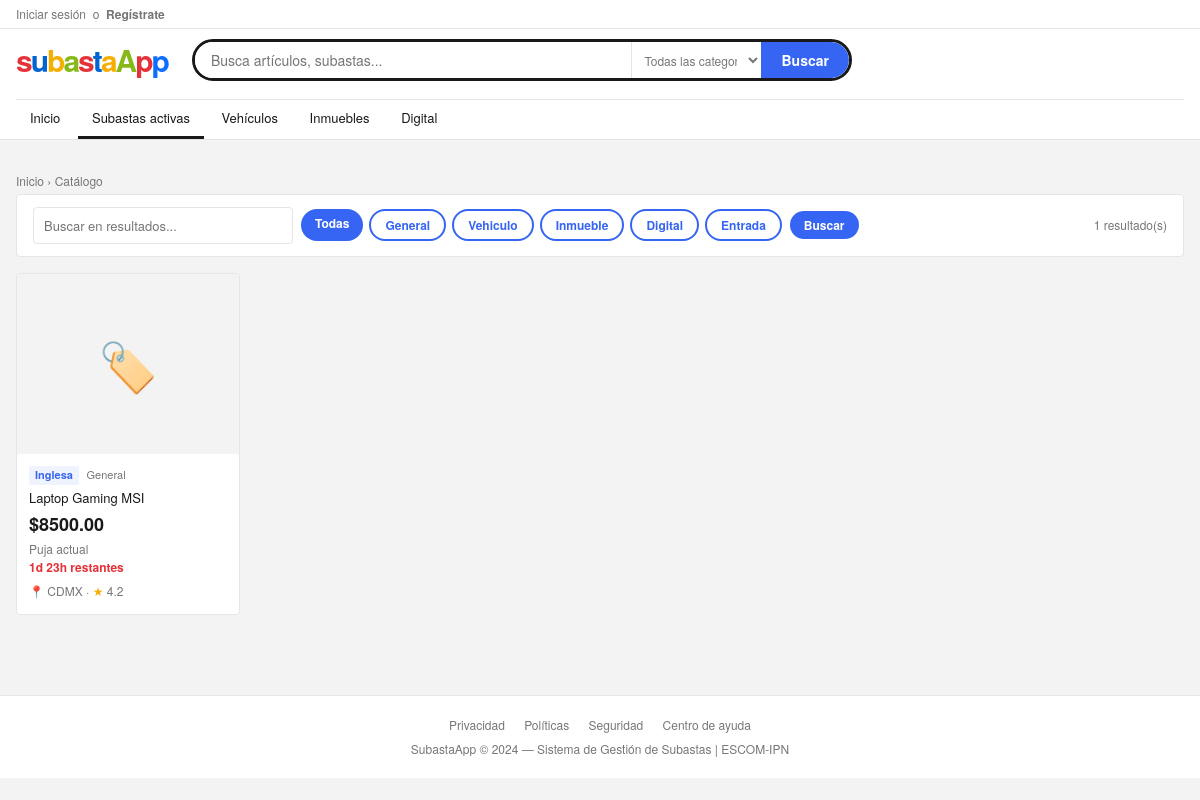
/catalogo, run on the app's committed database.
### tables this page shows
CREATE TABLE cat_tipo_articulo (
        id   INTEGER PRIMARY KEY,
        tipo TEXT NOT NULL UNIQUE   -- General, Vehiculo, Inmueble, Digital, Entrada
    );

CREATE TABLE subasta (
        id_subasta      INTEGER PRIMARY KEY AUTOINCREMENT,
        id_articulo     INTEGER NOT NULL REFERENCES articulo(id_articulo),
        id_tipo         INTEGER NOT NULL REFERENCES cat_tipo_subasta(id),
        precio_base     REAL    NOT NULL,
        precio_actual   REAL    NOT NULL,
        incremento_min  REAL    NOT NULL DEFAULT 1,
        fecha_inicio    TEXT    NOT NULL,
        fecha_fin       TEXT    NOT NULL,
        id_estado       INTEGER NOT NULL DEFAULT 1 REFERENCES cat_estado_subasta(id),
        id_ganador      INTEGER REFERENCES usuario(id_usuario),
        motivo_cancel   TEXT
    );

CREATE TABLE cat_tipo_subasta (
        id   INTEGER PRIMARY KEY,
        tipo TEXT NOT NULL UNIQUE   -- Inglesa, Holandesa, Sellada
    );

CREATE TABLE articulo (
        id_articulo     INTEGER PRIMARY KEY AUTOINCREMENT,
        titulo          TEXT    NOT NULL,
        descripcion     TEXT    NOT NULL,
        id_tipo         INTEGER NOT NULL REFERENCES cat_tipo_articulo(id),
        id_condicion    INTEGER NOT NULL REFERENCES cat_condicion_articulo(id),
        ubicacion       TEXT,
        id_vendedor     INTEGER NOT NULL REFERENCES usuario(id_usuario),
        id_estado       INTEGER NOT NULL DEFAULT 1 REFERENCES cat_estado_articulo(id),
        fecha_registro  TEXT    NOT NULL DEFAULT (datetime('now')),
        imagen_path     TEXT
    );

CREATE TABLE usuario (
        id_usuario      INTEGER PRIMARY KEY AUTOINCREMENT,
        nombre          TEXT    NOT NULL,
        correo          TEXT    NOT NULL UNIQUE,
        password_hash   TEXT    NOT NULL,
        id_tipo         INTEGER NOT NULL REFERENCES cat_tipo_usuario(id),
        id_estado       INTEGER NOT NULL DEFAULT 1 REFERENCES cat_estado_cuenta(id),
        reputacion      REAL    NOT NULL DEFAULT 0,
        total_cal       INTEGER NOT NULL DEFAULT 0,
        fecha_registro  TEXT    NOT NULL DEFAULT (datetime('now')),
        terminos_ok     INTEGER NOT NULL DEFAULT 0
    );

### app.py (the view)
@app.route("/catalogo")
def catalogo():
    categoria = request.args.get("categoria", "")
    busqueda  = request.args.get("q", "")
    db = get_db()
    query = """
        SELECT s.id_subasta, a.titulo, a.ubicacion, s.precio_actual,
               s.fecha_fin, t.tipo as tipo_subasta, ta.tipo as tipo_art,
               a.imagen_path, u.nombre as vendedor, u.reputacion
        FROM subasta s
        JOIN articulo a ON a.id_articulo = s.id_articulo
        JOIN cat_tipo_subasta t ON t.id = s.id_tipo
        JOIN cat_tipo_articulo ta ON ta.id = a.id_tipo
        JOIN usuario u ON u.id_usuario = a.id_vendedor
        WHERE s.id_estado = 1
    """
    params = []
    if categoria:
        query += " AND ta.tipo = ?"
        params.append(categoria)
    if busqueda:
        query += " AND (a.titulo LIKE ? OR a.descripcion LIKE ?)"
        params += [f"%{busqueda}%", f"%{busqueda}%"]
    query += " ORDER BY s.fecha_fin ASC"
    subastas = db.execute(query, params).fetchall()
    categorias = db.execute("SELECT tipo FROM cat_tipo_articulo").fetchall()
    db.close()
    return render_template("catalogo.html", subastas=subastas,
                           categorias=categorias, categoria_sel=categoria, busqueda=busqueda)

### database.py (called while the page is built)
def get_db():
    conn = sqlite3.connect(DB_PATH)
    conn.row_factory = sqlite3.Row
    conn.execute("PRAGMA foreign_keys = ON")
    return conn

### templates/catalogo.html (shortened to what this page needs)
{% extends "base.html" %}
{% block content %}
<div class="eb-breadcrumb"><a href="/">Inicio</a> › <span>Catálogo</span></div>
<div style="background:#fff;border:1px solid var(--eb-border);border-radius:4px;padding:12px 16px;margin-bottom:16px;display:flex;flex-wrap:wrap;gap:10px;align-items:center;">
  <form method="GET" style="display:flex;flex-wrap:wrap;gap:8px;align-items:center;flex:1;">
    <input type="text" name="q" value="{{ busqueda }}" class="eb-input" style="width:260px;" placeholder="Buscar en resultados...">
    <div style="display:flex;gap:6px;flex-wrap:wrap;">
      <a href="{{ url_for('catalogo') }}" class="btn-eb-sm {{ 'btn-eb-primary' if not categoria_sel else 'btn-eb-secondary' }}" style="text-decoration:none;">Todas</a>
      {% for cat in categorias %}
      <a href="{{ url_for('catalogo') }}?categoria={{ cat.tipo }}&q={{ busqueda }}"
         class="btn-eb-sm {{ 'btn-eb-primary' if cat.tipo==categoria_sel else 'btn-eb-secondary' }}"
         style="text-decoration:none;">{{ cat.tipo }}</a>
      {% endfor %}
    </div>
    <button type="submit" class="btn-eb-primary btn-eb-sm">Buscar</button>
  </form>
  <div style="color:var(--eb-text2);font-size:12px;white-space:nowrap;">{{ subastas|length }} resultado(s)</div>
</div>
{% if subastas %}
<div style="display:grid;grid-template-columns:repeat(auto-fill,minmax(210px,1fr));gap:12px;">
  {% for s in subastas %}
  <a href="{{ url_for('detalle_subasta', id_sub=s.id_subasta) }}" style="text-decoration:none;color:inherit;">
    <div class="listing-card">
      <div class="img-wrap">
        {% if s.imagen_path %}<img src="/uploads/{{ s.imagen_path }}" alt="{{ s.titulo }}">
        {% else %}<div class="no-img">🏷️</div>{% endif %}
      </div>
      <div class="listing-body">
        <span class="badge-tipo badge-{{ s.tipo_subasta|lower }}">{{ s.tipo_subasta }}</span>
        <span style="font-size:11px;color:var(--eb-text2);margin-left:4px;">{{ s.tipo_art }}</span>
        <div class="listing-title" style="margin-top:4px;">{{ s.titulo }}</div>
        <div class="listing-price">${{ "%.2f"|format(s.precio_actual) }}</div>
        <div class="listing-bids">Puja actual</div>
        <div class="listing-time" data-end="{{ s.fecha_fin }}">⏳ cargando...</div>
        <div class="listing-seller">📍 {{ s.ubicacion or '—' }} · <span style="color:var(--eb-yellow)">★</span> {{ "%.1f"|format(s.reputacion) }}</div>
      </div>
    </div>
  </a>
  {% endfor %}
</div>
{% endif %}
{% endblock %}

### templates/base.html (style rules this page uses)
:root { --eb-blue:#3665f3; --eb-blue-dark:#2b52cc; --eb-red:#e53238; --eb-green:#86b817; --eb-yellow:#f5af02; --eb-gray:#767676; --eb-border:#e5e5e5; --eb-bg:#f3f3f3; --eb-text:#191919; --eb-text2:#767676; --eb-white:#fff; --eb-radius:4px; }
* { box-sizing:border-box; }
body { background:var(--eb-bg);font-family:"Helvetica Neue",Helvetica,Arial,sans-serif;color:var(--eb-text);font-size:13px;margin:0; }
.listing-card { background:var(--eb-white);border:1px solid var(--eb-border);border-radius:var(--eb-radius);overflow:hidden;transition:box-shadow .15s; }
.listing-card .img-wrap { height:180px;background:#f3f3f3;display:flex;align-items:center;justify-content:center;overflow:hidden; }
.listing-card .img-wrap .no-img { font-size:3rem;color:#ccc; }
.listing-body { padding:10px 12px 14px; }
.listing-title { font-size:13px;font-weight:400;color:var(--eb-text);margin:0 0 4px;line-height:1.4;display:-webkit-box;-webkit-line-clamp:2;-webkit-box-orient:vertical;overflow:hidden; }
.listing-price { font-size:18px;font-weight:700;color:var(--eb-text);margin:4px 0 2px; }
.listing-bids { font-size:12px;color:var(--eb-text2); }
.listing-time { font-size:12px;color:var(--eb-red);font-weight:600; }
.listing-seller { font-size:12px;color:var(--eb-text2);margin-top:6px; }
.badge-tipo { display:inline-block;font-size:11px;padding:1px 6px;border-radius:2px;font-weight:600; }
.badge-inglesa { background:#eff3fe;color:#3665f3; }
.btn-eb-primary { background:var(--eb-blue);color:#fff;border:none;border-radius:24px;padding:10px 20px;font-size:14px;font-weight:700;cursor:pointer;text-decoration:none;display:inline-block;text-align:center; }
.btn-eb-secondary { background:var(--eb-white);color:var(--eb-blue);border:2px solid var(--eb-blue);border-radius:24px;padding:9px 20px;font-size:14px;font-weight:700;cursor:pointer;text-decoration:none;display:inline-block;text-align:center; }
.btn-eb-sm { border-radius:16px;padding:5px 14px;font-size:12px;font-weight:700; }
.eb-breadcrumb { font-size:12px;color:var(--eb-text2);padding:8px 0 4px; }
.eb-breadcrumb a { color:var(--eb-text2);text-decoration:none; }
.eb-breadcrumb span { color:var(--eb-text2); }
.eb-input { border:1px solid var(--eb-border);border-radius:var(--eb-radius);padding:8px 10px;font-size:13px;width:100%;outline:none; }

### data on the page
cat_tipo_articulo: tipo "General"
cat_tipo_articulo: tipo "Vehiculo"
cat_tipo_articulo: tipo "Inmueble"
cat_tipo_articulo: tipo "Digital"
cat_tipo_articulo: tipo "Entrada"
subasta: tipo_subasta "Inglesa", tipo_art "General", titulo "Laptop Gaming MSI", precio_actual "8500.00", ubicacion "CDMX"
usuario: reputacion "4.2"

### other printed values
{{ subastas|length }} "1"
